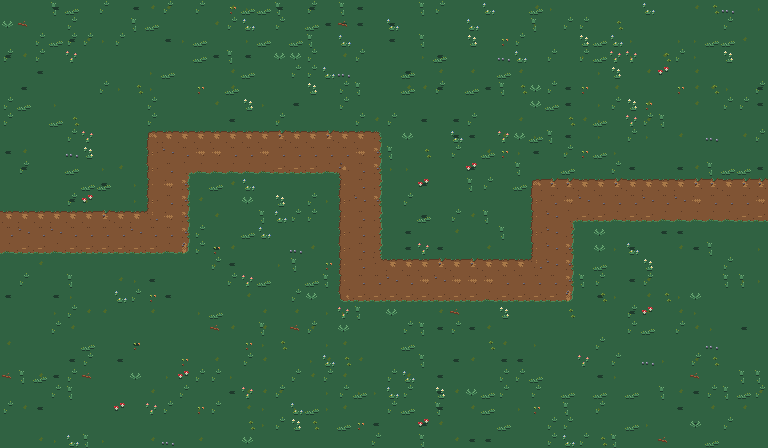

A level layout from a 2D game, rendered from its tile map. Below: a short description, then the map file with tile-grid data replaced by summaries:
An orthogonal 48x28 tile map with 16x16 px tiles, 3 tile layers (ground, decor, foreground) and 173 objects (155x prop, 6x light, 3x chest, 2x spawn, 2x exit, ...).

<map version="1.10" tiledversion="1.10.2" orientation="orthogonal" renderorder="right-down" width="48" height="28" tilewidth="16" tileheight="16" infinite="0" nextlayerid="8" nextobjectid="563">
 <properties>
  <property name="bgm" value="whisperwood" />
  <property name="encounters" value="whisperwood" />
  <property name="nameKey" value="mapWhisperwood" />
  <property name="props" value="whisperwood" />
  <property name="backdrop" value="whisperwood" />
  <property name="ambient" value="#B8CCC8" />
 </properties>
 <tileset firstgid="1" name="whisperwood" tilewidth="16" tileheight="16" tilecount="37" columns="8">
  <image source="whisperwood_tiles.png" width="128" height="80" />
 </tileset>
 <layer id="1" name="ground" width="48" height="28">
  <data>[1344 cells, 1344 non-empty, 25 distinct tile ids]</data>
 </layer>
 <layer id="2" name="decor" width="48" height="28">
  <data>[1344 cells, 339 non-empty, 12 distinct tile ids]</data>
 </layer>
 <layer id="3" name="foreground" width="48" height="28">
  <data>[1344 cells, 0 non-empty, 0 distinct tile ids]</data>
 </layer>
 <objectgroup id="4" name="collision">
  <object id="1" x="-16" y="-16" width="800" height="16" />
  <object id="2" x="-16" y="448" width="800" height="16" />
  <object id="3" x="-16" y="0" width="16" height="448" />
  <object id="4" x="768" y="0" width="16" height="448" />
 </objectgroup>
 <objectgroup id="5" name="objects">
  <object id="5" name="west" class="spawn" x="16" y="224">
   <point />
  </object>
  <object id="6" name="east" class="spawn" x="712.0" y="204.8">
   <point />
  </object>
  <object id="7" name="chest_a" class="chest" x="288" y="352" width="16" height="16">
   <properties>
    <property name="item" value="herbal" />
    <property name="count" type="int" value="2" />
   </properties>
  </object>
  <object id="8" name="chest_b" class="chest" x="640" y="80" width="16" height="16">
   <properties>
    <property name="item" value="tonik" />
    <property name="count" type="int" value="1" />
   </properties>
  </object>
  <object id="9" name="chest_c" class="chest" x="464" y="320" width="16" height="16">
   <properties>
    <property name="item" value="bulu_bara" />
    <property name="count" type="int" value="1" />
   </properties>
  </object>
  <object id="10" name="sign_post" class="sign" x="720" y="160" width="16" height="16">
   <properties>
    <property name="dialog" value="Sign_Post" />
   </properties>
  </object>
  <object id="11" name="to_hollowmere" class="exit" x="0" y="192" width="16" height="64">
   <properties>
    <property name="map" value="hollowmere" />
    <property name="spawn" value="east" />
   </properties>
  </object>
  <object id="12" name="to_whisperwood_2" class="exit" x="752" y="176" width="16" height="64">
   <properties>
    <property name="map" value="whisperwood_2" />
    <property name="spawn" value="west" />
   </properties>
  </object>
 </objectgroup>
 <objectgroup id="6" name="props">
  <object id="13" name="big_tree" class="prop" x="98" y="22">
   <point />
  </object>
  <object id="14" name="pine" class="prop" x="324" y="22">
   <point />
  </object>
  <object id="15" name="bush" class="prop" x="546" y="24">
   <point />
  </object>
  <object id="16" name="ashblight" class="prop" x="678" y="25">
   <point />
  </object>
  <object id="17" name="big_tree_b" class="prop" x="184" y="27">
   <point />
  </object>
  <object id="18" name="big_tree" class="prop" x="18" y="28">
   <point />
  </object>
  <object id="19" name="pine" class="prop" x="65" y="29">
   <point />
  </object>
  <object id="20" name="log" class="prop" x="147" y="29">
   <point />
  </object>
  <object id="21" name="big_tree" class="prop" x="630" y="29">
   <point />
  </object>
  <object id="22" name="small_tree" class="prop" x="223" y="31">
   <point />
  </object>
  <object id="23" name="ashblight" class="prop" x="733" y="31">
   <point />
  </object>
  <object id="24" name="pine" class="prop" x="509" y="33">
   <point />
  </object>
  <object id="25" name="ashblight" class="prop" x="442" y="35">
   <point />
  </object>
  <object id="26" name="ashblight" class="prop" x="381" y="37">
   <point />
  </object>
  <object id="27" name="big_tree_b" class="prop" x="260" y="47">
   <point />
  </object>
  <object id="28" name="small_tree" class="prop" x="298" y="47">
   <point />
  </object>
  <object id="29" name="big_tree" class="prop" x="122" y="52">
   <point />
  </object>
  <object id="30" name="big_tree_b" class="prop" x="346" y="53">
   <point />
  </object>
  <object id="31" name="big_tree_b" class="prop" x="564" y="63">
   <point />
  </object>
  <object id="32" name="ashblight" class="prop" x="731" y="63">
   <point />
  </object>
  <object id="33" name="pine" class="prop" x="27" y="64">
   <point />
  </object>
  <object id="34" name="rock" class="prop" x="377" y="65">
   <point />
  </object>
  <object id="35" name="big_tree_b" class="prop" x="490" y="65">
   <point />
  </object>
  <object id="36" name="pine" class="prop" x="211" y="72">
   <point />
  </object>
  <object id="37" name="stump" class="prop" x="420" y="77">
   <point />
  </object>
  <object id="38" name="ashblight" class="prop" x="748" y="78">
   <point />
  </object>
  <object id="39" name="log" class="prop" x="322" y="84">
   <point />
  </object>
  <object id="40" name="big_tree_b" class="prop" x="176" y="86">
   <point />
  </object>
  <object id="41" name="ashblight" class="prop" x="444" y="86">
   <point />
  </object>
  <object id="42" name="big_tree_b" class="prop" x="530" y="86">
   <point />
  </object>
  <object id="43" name="small_tree" class="prop" x="89" y="92">
   <point />
  </object>
  <object id="44" name="stump" class="prop" x="582" y="93">
   <point />
  </object>
  <object id="45" name="big_tree_b" class="prop" x="275" y="96">
   <point />
  </object>
  <object id="46" name="big_tree" class="prop" x="231" y="99">
   <point />
  </object>
  <object id="47" name="ashblight" class="prop" x="393" y="99">
   <point />
  </object>
  <object id="48" name="bush" class="prop" x="481" y="102">
   <point />
  </object>
  <object id="49" name="small_tree" class="prop" x="39" y="107">
   <point />
  </object>
  <object id="50" name="rock_small" class="prop" x="372" y="108">
   <point />
  </object>
  <object id="51" name="ashblight" class="prop" x="563" y="109">
   <point />
  </object>
  <object id="52" name="big_tree" class="prop" x="135" y="116">
   <point />
  </object>
  <object id="53" name="rock" class="prop" x="501" y="116">
   <point />
  </object>
  <object id="54" name="pine" class="prop" x="302" y="117">
   <point />
  </object>
  <object id="55" name="ashblight" class="prop" x="532" y="120">
   <point />
  </object>
  <object id="56" name="big_tree_b" class="prop" x="445" y="122">
   <point />
  </object>
  <object id="57" name="rock" class="prop" x="209" y="123">
   <point />
  </object>
  <object id="58" name="rock" class="prop" x="743" y="124">
   <point />
  </object>
  <object id="59" name="big_tree_b" class="prop" x="249" y="126">
   <point />
  </object>
  <object id="60" name="big_tree" class="prop" x="591" y="127">
   <point />
  </object>
  <object id="61" name="pine" class="prop" x="80" y="139">
   <point />
  </object>
  <object id="62" name="small_tree" class="prop" x="9" y="143">
   <point />
  </object>
  <object id="63" name="pine" class="prop" x="422" y="145">
   <point />
  </object>
  <object id="64" name="big_tree_b" class="prop" x="686" y="146">
   <point />
  </object>
  <object id="65" name="big_tree" class="prop" x="46" y="151">
   <point />
  </object>
  <object id="66" name="ashblight" class="prop" x="564" y="151">
   <point />
  </object>
  <object id="67" name="big_tree" class="prop" x="127" y="157">
   <point />
  </object>
  </objectgroup>
 <objectgroup id="7" name="lights">
  <!-- 6 objects omitted --></objectgroup>
</map>
<!-- 106 of 173 objects omitted -->
